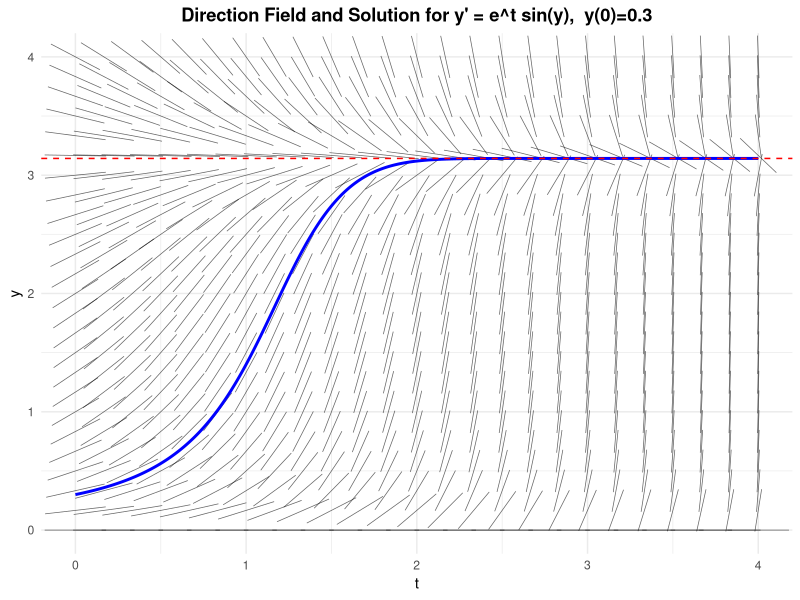
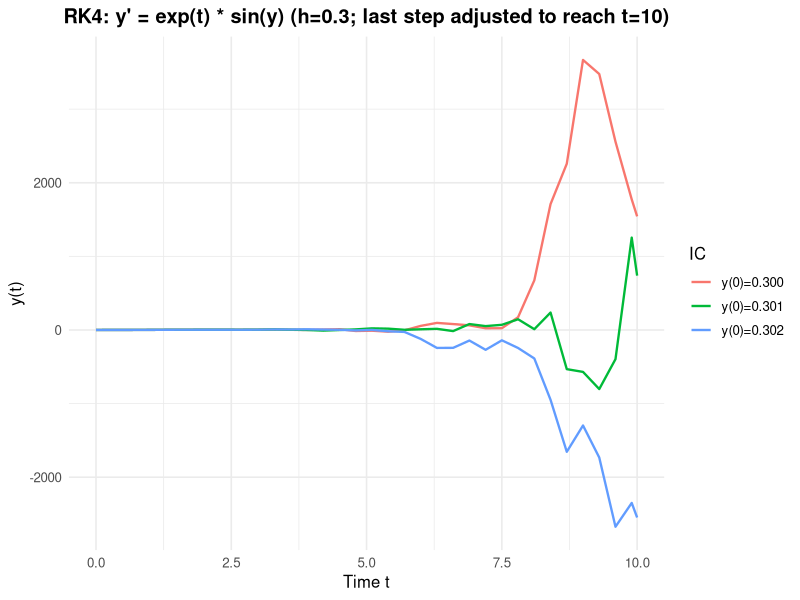

Source code (R) for these figures, in order:

# Direction field + trajectory for y' = e^t sin(y), y(0)=0.3
library(ggplot2)
library(deSolve)

# --- (A) Build a direction field in (t, y) ---
t_range <- c(0, 4)              # adjust as desired
y_range <- c(0, 4)              # covers up to a bit above pi (~3.1416)

nt <- 25
ny <- 25

grid <- expand.grid(
  t = seq(t_range[1], t_range[2], length.out = nt),
  y = seq(y_range[1], y_range[2], length.out = ny)
)

# slope dy/dt
grid$slope <- exp(grid$t) * sin(grid$y)

# Convert slope field to short line segments:
# direction vector (dt, dy) = (1, slope), normalized for uniform segment length
L <- 0.18  # segment half-length; tweak for density/appearance

norm <- sqrt(1 + grid$slope^2)
grid$dt <- (1 / norm) * L
grid$dy <- (grid$slope / norm) * L

grid$t0 <- grid$t - grid$dt
grid$t1 <- grid$t + grid$dt
grid$y0 <- grid$y - grid$dy
grid$y1 <- grid$y + grid$dy

# --- (B) Numerically trace the solution through (0, 0.3) ---
f <- function(t, state, parms) {
  y <- state[1]
  list(exp(t) * sin(y))
}

times <- seq(t_range[1], t_range[2], by = 0.01)
sol <- ode(y = c(0.3), times = times, func = f, parms = NULL)
sol <- as.data.frame(sol)
names(sol) <- c("t", "y")

# --- (C) Plot ---
ggplot() +
  geom_segment(
    data = grid,
    aes(x = t0, y = y0, xend = t1, yend = y1),
    linewidth = 0.25,
    alpha = 0.6
  ) +
  geom_line(
    data = sol,
    aes(x = t, y = y),
    linewidth = 1.0,
    color = "blue"
  ) +
  geom_hline(yintercept = pi, linetype = "dashed", color = "red") +
  coord_cartesian(xlim = t_range, ylim = y_range) +
  labs(
    title = "Direction Field and Solution for y' = e^t sin(y),  y(0)=0.3",
    x = "t",
    y = "y"
  ) +
  theme_minimal() +
  theme(
    plot.title = element_text(hjust = 0.5, face = "bold")
  )


## Use the Runge-Kutta method with a step size delta t = 0.3 to approximate the
## value of the previous solution at y(10)

# -----------------------------
# ODE and RK4 step
# -----------------------------
f <- function(t, y) exp(t) * sin(y)

rk4_step <- function(t, y, h) {
  k1 <- f(t, y)
  k2 <- f(t + h/2, y + h*k1/2)
  k3 <- f(t + h/2, y + h*k2/2)
  k4 <- f(t + h,   y + h*k3)
  y + (h/6) * (k1 + 2*k2 + 2*k3 + k4)
}

# -----------------------------
# Time grid: 0, 0.3, ..., 9.9, 10.0
# -----------------------------
times <- c(seq(0, 9.9, by = 0.3), 10)

# -----------------------------
# Function to run RK4 over 'times'
# -----------------------------
rk4_path <- function(y0, times) {
  y <- numeric(length(times))
  y[1] <- y0
  for (i in 1:(length(times) - 1)) {
    t <- times[i]
    h <- times[i + 1] - times[i]   # 0.3 except last step 0.1
    y[i + 1] <- rk4_step(t, y[i], h)
  }
  y
}

# -----------------------------
# Compute 3 paths for 3 initial conditions
# -----------------------------
y_0300 <- rk4_path(0.300, times)
y_0301 <- rk4_path(0.301, times)
y_0302 <- rk4_path(0.302, times)

# -----------------------------
# Data frame with time + 3 columns
# -----------------------------
df <- data.frame(
  time   = times,
  y_0300 = y_0300,
  y_0301 = y_0301,
  y_0302 = y_0302
)

print(head(df))
print(tail(df))


# install.packages("ggplot2")  # if needed
library(ggplot2)

# Convert to long format without extra packages:
df_long <- rbind(
  data.frame(time = df$time, y = df$y_0300, IC = "y(0)=0.300"),
  data.frame(time = df$time, y = df$y_0301, IC = "y(0)=0.301"),
  data.frame(time = df$time, y = df$y_0302, IC = "y(0)=0.302")
)

ggplot(df_long, aes(x = time, y = y, color = IC)) +
  geom_line(linewidth = 0.8) +
  labs(
    title = "RK4: y' = exp(t) * sin(y) (h=0.3; last step adjusted to reach t=10)",
    x = "Time t",
    y = "y(t)"
  ) +
  theme_minimal(base_size = 12) +
  theme(plot.title = element_text(hjust = 0.5, face = "bold"))


## Exact solution


y_exact <- function(t, y0) {
  # log(z) where z = tan(y0/2) * exp(exp(t) - 1)
  logz <- log(tan(y0/2)) + exp(t) - 1
  
  # If z is huge, use: 2*atan(z) = pi - 2*atan(1/z)
  if (logz > 30) {
    pi - 2*atan(exp(-logz))
  } else {
    2*atan(exp(logz))
  }
}

y_exact_10 <- y_exact(10, 0.3)
y_exact_10
